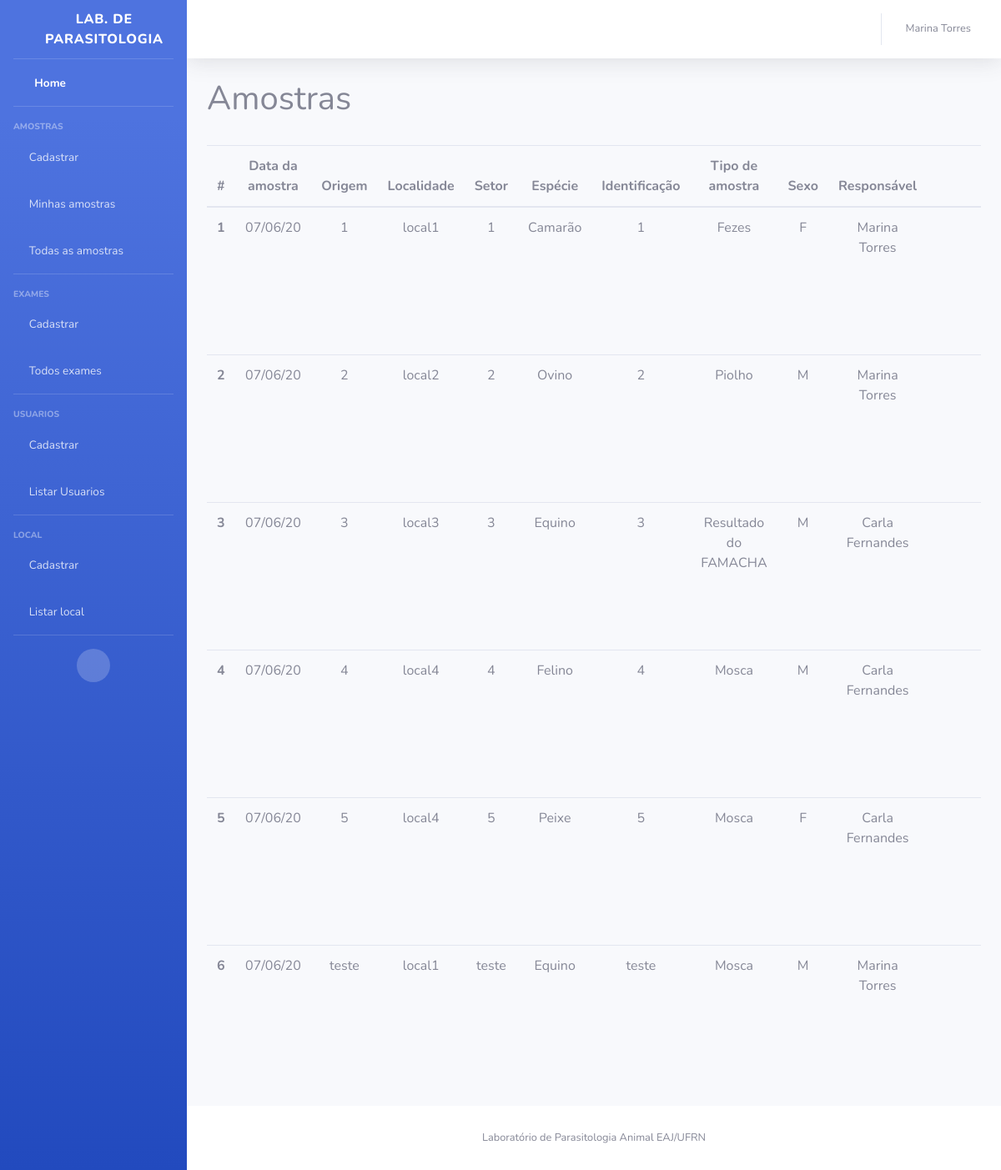
The page / (signed in) on the database as committed earlier.
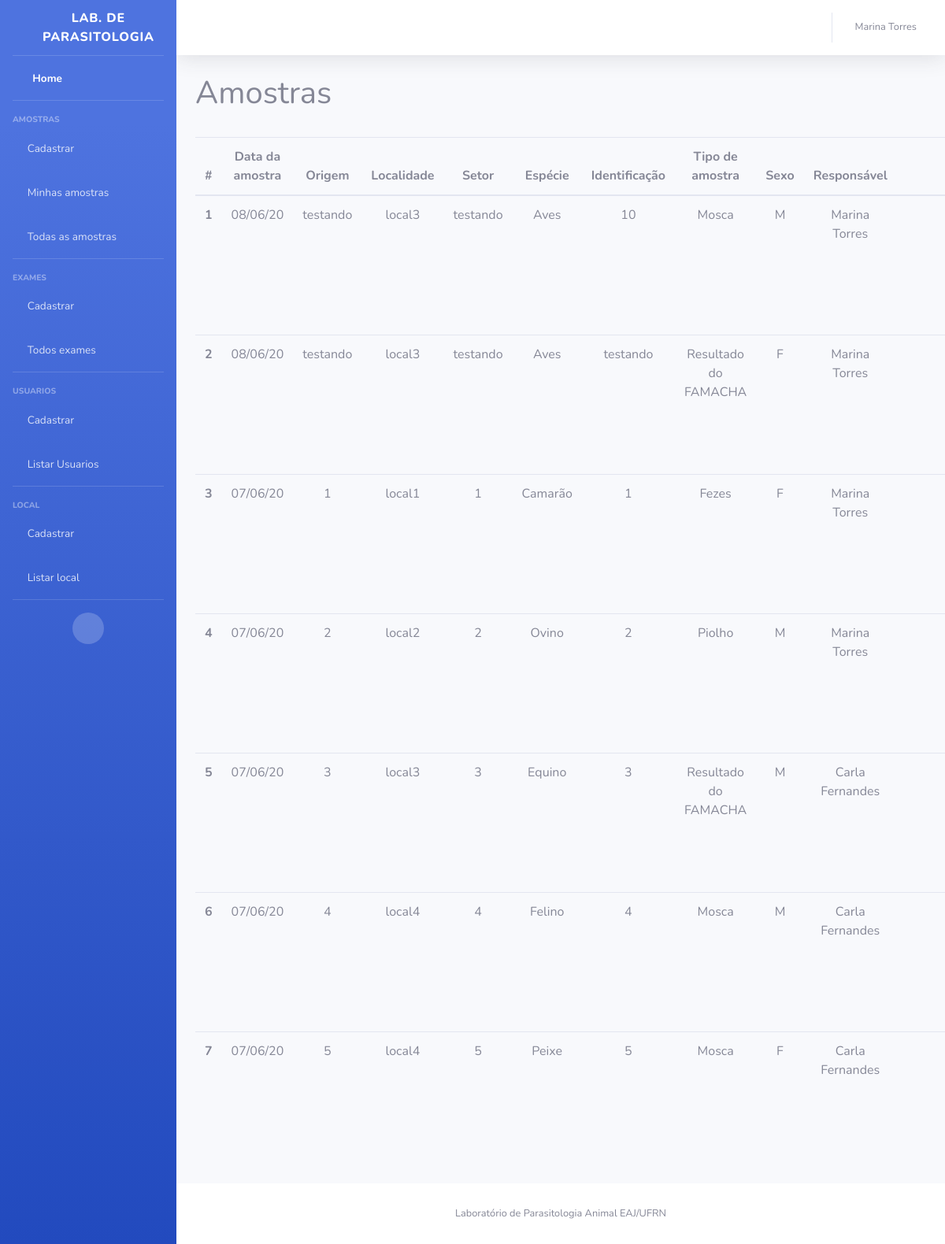
The same page on the database as committed later.
### Amostra/models.py (models this page shows, shortened)
class Amostra(models.Model):
    identificacao = models.CharField(max_length=10)
    origem = models.CharField(max_length=200)
    responsavel = models.ForeignKey(User, on_delete=models.CASCADE, null = True, related_name='amostras')
    localidade = models.ForeignKey(Local, on_delete=models.CASCADE, null = True, related_name='local')
    setor = models.CharField(max_length=200)
    data_coleta = models.DateField(default=date.today)
    tipo_amostra = models.CharField(max_length=2, choices=TIPOS_AMOSTRA, default='OU')
    especie_animal = models.CharField(max_length=2, choices=ESPECIES_ANIMAIS,default='OU')
    sexo_animal = models.CharField(max_length=1, choices=SEXO, default='I')
    status = models.BooleanField(default=True)
    exame = models.ManyToManyField(Exame)
    class Meta:
        ordering = ['-data_coleta','origem','localidade','setor','especie_animal','identificacao','tipo_amostra']

### Local/models.py (models this page shows)
class Local(models.Model):
    nome = models.CharField(max_length=200)
    def __str__(self):
        return self.nome

### Amostra/views.py (the view)
# urls.py: path('', views.listar, name='listar'),
@login_required
def listar(request):
	amostras = Amostra.objects.filter(status = True)
	context = {'lista_amostras': amostras, 'titulo': "Amostras", 'amostrasUsuario': False,
               'finalizadas': False, 'paginaRetorno': 'Amostra:listar'}
	return render(request, 'Amostra/listar.html', context)

### Usuario/models.py (called while the page is built)
    def __str__(self):
        return "{} {}".format(self.first_name, self.last_name)

### templates/Amostra/listar.html (shortened to what this page needs)
{% extends "base.html" %}
{% block arquivos_js_css %}
{% load static %}
{% endblock %}
{% block titulo %}
<h1>{{ titulo }}</h1>
{% endblock %}
{% block content %}
	{% if lista_amostras %}
        <table id="amostraDT" class="table" cellspacing="0" width="100%">
          <thead >
            <th scope="col">#</th>
            <th><center>Data da amostra</center></th>
            <th><center>Origem</center></th>
            <th><center>Localidade</center></th>
            <th><center>Setor</center></th>
            <th><center>Espécie</center></th>
            <th><center>Identificação</center></th>
            <th><center>Tipo de amostra</center></th>
            <th><center>Sexo</center></th>
            <th><center>Responsável</center></th>
            <th></th>
          </thead>
            <tbody>
          {% for amostra in lista_amostras %}
              <tr>
                  <th scope="row"><center>{{ forloop.counter }}</center></th>
                  <td><center>{{ amostra.data_coleta|date:"d/m/y" }}</center></td>
                  <td><center>{{ amostra.origem }}</center></td>
                  <td><center>{{ amostra.localidade }}</center></td>
                  <td><center>{{ amostra.setor }}</center></td>
                  <td><center>{{ amostra.get_especie_animal_display }}</center></td>
                  <td><center>{{ amostra.identificacao }}</center></td>
                  <td><center>{{ amostra.get_tipo_amostra_display }}</center></td>
                  <td><center>{{ amostra.sexo_animal }}</center></td>
                  <td><center>{{ amostra.responsavel }}</center></td>
                  <td>
                      <a href="{% url 'amostra:detalhes' pk=amostra.pk %}" class="btn btn-primary-outline" data-toggle="tooltip" title="Detalhes">
                        <i class="fa fa-search" aria-hidden="true" style="color:#165d08"></i>
                      </a>
                      {% if not finalizadas  %}
                          {% if user.is_superuser or amostrasUsuario or amostra.responsavel.pk == user.pk %}
                                <a href="{% url 'amostra:editar' pk=amostra.pk %}?next={{ request.path }}" class="btn btn-warning-outline"
                                        data-toggle="tooltip" title="Editar">
                                    <i class="fas fa-pencil-alt" style="color:blue"></i>
                                </a>
                                <a href="" class="btn btn-danger-outline" data-toggle="modal" data-target="#fm-modal-grid-{{amostra.pk}}"
                                        data-tt="tooltip" title="Deletar">
                                    <i class="fa fa-trash" aria-hidden="true" style="color:black"></i>
                                </a>
                                <a href="" class="btn btn-danger-outline" data-toggle="modal" data-target="#mudar-status-{{amostra.pk}}"
                                    data-tt="tooltip" title="Finalizar amostra">
                                    <i class="fa fa-circle" aria-hidden="true" style="color:red"></i>
                                </a>
                        {% endif %}
                      {% endif %}
                  </td>
              </tr>
          {% endfor %}
          </tbody>
        </table>
      {% else %}
        <p>Não há amostras cadastradas!</p>
      {% endif %}
{% endblock %}

Rows that differ between the two databases and show on the page:
no longer on this page (row edited): Amostra: data_coleta "07/06/20", origem "teste", localidade "local1", setor "teste", especie_animal "Equino", identificacao "teste", tipo_amostra "Mosca", sexo_animal "M", responsavel "Marina Torres"
added Amostra: data_coleta "08/06/20", origem "testando", localidade "local3", setor "testando", especie_animal "Aves", identificacao "10", tipo_amostra "Mosca", sexo_animal "M", responsavel "Marina Torres"
added Amostra: data_coleta "08/06/20", origem "testando", localidade "local3", setor "testando", especie_animal "Aves", identificacao "testando", tipo_amostra "Resultado do FAMACHA", sexo_animal "F", responsavel "Marina Torres"
